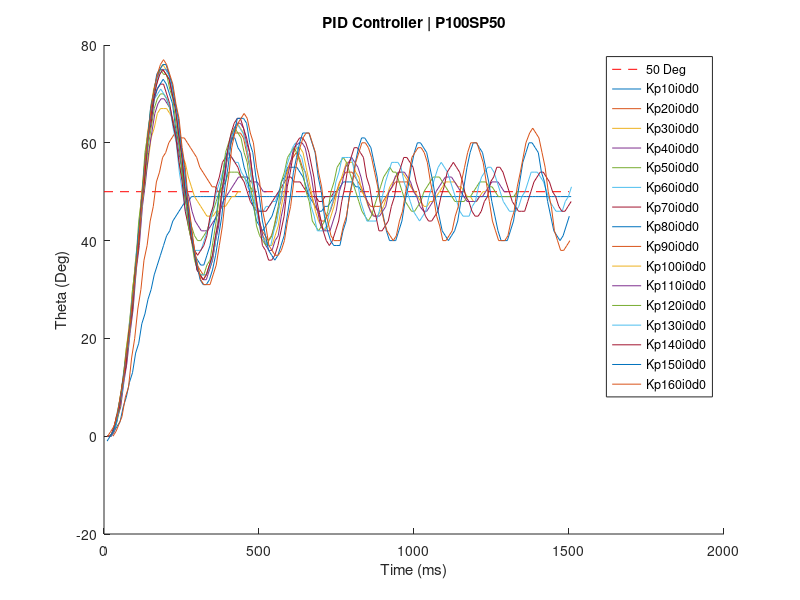

Write MATLAB code to recreate this figure.
figure(1);
hold on;
xlabel('Time (ms)');
ylabel('Theta (Deg)');
title('PID Controller | P100SP50');
plot([0 1500], [50 50], 'r--');
Kp10i0d0 = [12.0, 0; 22.0, 0; 32.0, 1; 42.0, 2; 52.0, 3; 62.0, 6; 72.0, 8; 82.0, 11; 92.0, 13; 102.0, 17; 112.0, 19; 122.0, 23; 132.0, 25; 142.0, 28; 152.0, 30; 162.0, 33; 172.0, 35; 182.0, 37; 192.0, 39; 202.0, 41; 212.0, 42; 222.0, 44; 232.0, 45; 242.0, 46; 252.0, 47; 262.0, 48; 272.0, 48; 282.0, 49; 292.0, 49; 302.0, 49; 312.0, 49; 322.0, 49; 332.0, 49; 342.0, 49; 352.0, 49; 362.0, 49; 372.0, 49; 382.0, 49; 392.0, 49; 402.0, 49; 412.0, 49; 422.0, 49; 432.0, 49; 442.0, 49; 452.0, 49; 462.0, 49; 472.0, 49; 482.0, 49; 492.0, 49; 502.0, 49; 513.0, 49; 523.0, 49; 533.0, 49; 543.0, 49; 553.0, 49; 563.0, 49; 573.0, 49; 583.0, 49; 593.0, 49; 603.0, 49; 613.0, 49; 623.0, 49; 633.0, 49; 643.0, 49; 653.0, 49; 663.0, 49; 673.0, 49; 683.0, 49; 693.0, 49; 703.0, 49; 713.0, 49; 723.0, 49; 733.0, 49; 743.0, 49; 753.0, 49; 763.0, 49; 773.0, 49; 783.0, 49; 793.0, 49; 803.0, 49; 813.0, 49; 823.0, 49; 833.0, 49; 843.0, 49; 853.0, 49; 863.0, 49; 873.0, 49; 883.0, 49; 893.0, 49; 903.0, 49; 913.0, 49; 923.0, 49; 933.0, 49; 943.0, 49; 953.0, 49; 963.0, 49; 973.0, 49; 983.0, 49; 993.0, 49; 1003.0, 49; 1013.0, 49; 1023.0, 49; 1033.0, 49; 1043.0, 49; 1053.0, 49; 1063.0, 49; 1073.0, 49; 1083.0, 49; 1093.0, 49; 1103.0, 49; 1113.0, 49; 1123.0, 49; 1133.0, 49; 1143.0, 49; 1153.0, 49; 1163.0, 49; 1173.0, 49; 1183.0, 49; 1193.0, 49; 1203.0, 49; 1213.0, 49; 1223.0, 49; 1233.0, 49; 1243.0, 49; 1253.0, 49; 1263.0, 49; 1273.0, 49; 1283.0, 49; 1293.0, 49; 1303.0, 49; 1313.0, 49; 1323.0, 49; 1333.0, 49; 1343.0, 49; 1353.0, 49; 1363.0, 49; 1373.0, 49; 1383.0, 49; 1393.0, 49; 1403.0, 49; 1413.0, 49; 1423.0, 49; 1433.0, 49; 1443.0, 49; 1453.0, 49; 1463.0, 49; 1473.0, 49; 1497.0, 49; 1507.0, 49; ];
plot(Kp10i0d0(:,1),Kp10i0d0(:,2))
% y = max(Kp10i0d0(:,2));
% x = Kp10i0d0(find(Kp10i0d0(:,2) == max(y), 1, 'first'));
% text(x, y, 'Kp10i0d0');
% pause;

Kp20i0d0 = [29.0, 0; 39.0, 1; 58.0, 4; 69.0, 8; 79.0, 10; 89.0, 16; 99.0, 20; 109.0, 26; 119.0, 30; 129.0, 36; 139.0, 39; 149.0, 44; 159.0, 47; 169.0, 52; 179.0, 54; 189.0, 57; 199.0, 58; 209.0, 60; 219.0, 61; 229.0, 62; 239.0, 62; 249.0, 61; 259.0, 61; 269.0, 60; 279.0, 59; 289.0, 58; 299.0, 57; 309.0, 55; 319.0, 54; 329.0, 53; 339.0, 52; 349.0, 51; 359.0, 51; 369.0, 50; 379.0, 50; ];
plot(Kp20i0d0(:,1),Kp20i0d0(:,2))
% y = max(Kp20i0d0(:,2));
% x = Kp20i0d0(find(Kp20i0d0(:,2) == max(y), 1, 'first'));
% text(x, y, 'Kp20i0d0');
% pause;

Kp30i0d0 = [10.0, 0; 20.0, 0; 30.0, 1; 40.0, 4; 50.0, 7; 62.0, 12; 72.0, 18; 82.0, 23; 92.0, 30; 102.0, 35; 112.0, 42; 122.0, 47; 132.0, 53; 142.0, 56; 152.0, 61; 162.0, 63; 172.0, 66; 182.0, 67; 192.0, 67; 202.0, 67; 212.0, 66; 222.0, 65; 232.0, 62; 242.0, 60; 252.0, 57; 262.0, 56; 272.0, 53; 282.0, 51; 292.0, 49; 302.0, 48; 312.0, 47; 322.0, 46; 332.0, 45; 342.0, 45; 352.0, 45; 362.0, 46; 372.0, 46; 382.0, 47; 392.0, 47; 402.0, 48; 412.0, 49; 422.0, 49; 432.0, 50; 442.0, 50; ];
plot(Kp30i0d0(:,1),Kp30i0d0(:,2))
% y = max(Kp30i0d0(:,2));
% x = Kp30i0d0(find(Kp30i0d0(:,2) == max(y), 1, 'first'));
% text(x, y, 'Kp30i0d0');
% pause;

Kp40i0d0 = [14.0, 0; 24.0, 0; 34.0, 1; 44.0, 4; 54.0, 6; 64.0, 11; 74.0, 15; 84.0, 21; 94.0, 26; 104.0, 34; 114.0, 39; 124.0, 47; 134.0, 52; 144.0, 58; 154.0, 62; 164.0, 66; 174.0, 68; 184.0, 69; 194.0, 69; 204.0, 68; 214.0, 67; 224.0, 64; 234.0, 61; 244.0, 57; 254.0, 54; 264.0, 51; 274.0, 49; 284.0, 46; 294.0, 44; 304.0, 43; 314.0, 42; 324.0, 42; 334.0, 42; 344.0, 43; 354.0, 44; 364.0, 45; 374.0, 46; 384.0, 48; 394.0, 49; 404.0, 50; 414.0, 51; 424.0, 52; 434.0, 53; 444.0, 53; 454.0, 53; 464.0, 53; 474.0, 52; 484.0, 52; 494.0, 52; 504.0, 51; 514.0, 50; 524.0, 50; ];
plot(Kp40i0d0(:,1),Kp40i0d0(:,2))
% y = max(Kp40i0d0(:,2));
% x = Kp40i0d0(find(Kp40i0d0(:,2) == max(y), 1, 'first'));
% text(x, y, 'Kp40i0d0');
% pause;

Kp50i0d0 = [12.0, 0; 22.0, 0; 32.0, 1; 42.0, 3; 52.0, 6; 62.0, 11; 72.0, 15; 82.0, 21; 92.0, 26; 102.0, 34; 112.0, 39; 122.0, 47; 132.0, 52; 142.0, 59; 152.0, 63; 162.0, 67; 172.0, 69; 182.0, 70; 192.0, 70; 202.0, 69; 212.0, 67; 222.0, 64; 232.0, 61; 242.0, 56; 252.0, 53; 262.0, 48; 272.0, 46; 282.0, 43; 292.0, 41; 302.0, 40; 312.0, 40; 322.0, 41; 332.0, 42; 342.0, 44; 352.0, 46; 362.0, 48; 372.0, 50; 382.0, 51; 392.0, 52; 402.0, 54; 412.0, 54; 422.0, 54; 432.0, 54; 442.0, 53; 452.0, 53; 462.0, 52; 472.0, 51; 482.0, 50; 492.0, 50; ];
plot(Kp50i0d0(:,1),Kp50i0d0(:,2))
% y = max(Kp50i0d0(:,2));
% x = Kp50i0d0(find(Kp50i0d0(:,2) == max(y), 1, 'first'));
% text(x, y, 'Kp50i0d0');
% pause;

Kp60i0d0 = [10.0, 0; 23.0, 0; 33.0, 2; 43.0, 5; 53.0, 8; 63.0, 13; 73.0, 17; 83.0, 24; 93.0, 29; 103.0, 37; 113.0, 42; 123.0, 50; 133.0, 55; 143.0, 62; 153.0, 65; 163.0, 69; 173.0, 70; 183.0, 71; 193.0, 70; 203.0, 69; 213.0, 67; 223.0, 63; 233.0, 60; 243.0, 54; 253.0, 50; 263.0, 46; 273.0, 43; 283.0, 40; 293.0, 38; 303.0, 38; 313.0, 38; 323.0, 40; 333.0, 42; 343.0, 44; 353.0, 47; 363.0, 50; 373.0, 52; 383.0, 54; 393.0, 56; 403.0, 57; 413.0, 57; 423.0, 56; 433.0, 56; 443.0, 54; 453.0, 53; 463.0, 51; 473.0, 50; 483.0, 48; 493.0, 47; 503.0, 46; 513.0, 46; 523.0, 47; 533.0, 47; 543.0, 48; 553.0, 48; 563.0, 50; 573.0, 50; ];
plot(Kp60i0d0(:,1),Kp60i0d0(:,2))
% y = max(Kp60i0d0(:,2));
% x = Kp60i0d0(find(Kp60i0d0(:,2) == max(y), 1, 'first'));
% text(x, y, 'Kp60i0d0');
% pause;

Kp70i0d0 = [12.0, 0; 22.0, 0; 32.0, 2; 42.0, 4; 52.0, 7; 62.0, 12; 72.0, 16; 82.0, 22; 92.0, 27; 102.0, 35; 112.0, 40; 122.0, 48; 132.0, 54; 142.0, 61; 152.0, 64; 162.0, 69; 172.0, 71; 182.0, 72; 192.0, 72; 202.0, 70; 212.0, 68; 222.0, 64; 232.0, 61; 242.0, 56; 252.0, 52; 262.0, 46; 272.0, 43; 282.0, 40; 292.0, 38; 302.0, 37; 312.0, 38; 322.0, 39; 332.0, 41; 342.0, 45; 352.0, 47; 362.0, 51; 372.0, 53; 382.0, 56; 392.0, 57; 402.0, 58; 412.0, 57; 422.0, 56; 432.0, 55; 442.0, 53; 452.0, 52; 462.0, 50; 472.0, 48; 482.0, 47; 492.0, 46; 503.0, 46; 513.0, 46; 523.0, 46; 533.0, 47; 543.0, 48; 553.0, 49; 563.0, 50; 573.0, 51; 583.0, 52; 593.0, 53; 603.0, 53; 613.0, 52; 623.0, 52; 633.0, 52; 643.0, 51; 653.0, 50; 663.0, 49; 673.0, 49; 683.0, 49; 693.0, 48; 703.0, 48; 713.0, 49; 723.0, 49; 733.0, 49; 743.0, 50; 753.0, 50; ];
plot(Kp70i0d0(:,1),Kp70i0d0(:,2))
% y = max(Kp70i0d0(:,2));
% x = Kp70i0d0(find(Kp70i0d0(:,2) == max(y), 1, 'first'));
% text(x, y, 'Kp70i0d0');
% pause;

Kp80i0d0 = [11.0, 0; 21.0, 0; 31.0, 1; 41.0, 3; 51.0, 7; 61.0, 11; 71.0, 16; 81.0, 21; 91.0, 28; 101.0, 33; 111.0, 41; 121.0, 47; 131.0, 55; 141.0, 60; 151.0, 65; 161.0, 69; 171.0, 71; 181.0, 72; 191.0, 73; 201.0, 72; 211.0, 70; 221.0, 68; 231.0, 63; 241.0, 60; 252.0, 54; 262.0, 49; 272.0, 44; 282.0, 41; 292.0, 37; 302.0, 36; 312.0, 35; 322.0, 35; 332.0, 37; 342.0, 39; 352.0, 43; 362.0, 45; 372.0, 50; 382.0, 53; 392.0, 57; 402.0, 59; 412.0, 61; 422.0, 61; 432.0, 59; 442.0, 58; 452.0, 55; 462.0, 53; 472.0, 49; 482.0, 47; 492.0, 44; 502.0, 43; 512.0, 42; 522.0, 43; 532.0, 44; 542.0, 45; 552.0, 47; 562.0, 49; 572.0, 52; 582.0, 53; 592.0, 55; 602.0, 55; 612.0, 55; 622.0, 55; 632.0, 54; 642.0, 53; 652.0, 51; 662.0, 49; 672.0, 48; 682.0, 47; 692.0, 46; 702.0, 46; 712.0, 47; 722.0, 47; 732.0, 48; 742.0, 49; 752.0, 50; 762.0, 51; 772.0, 52; 782.0, 52; 792.0, 52; 802.0, 52; 812.0, 51; 822.0, 51; 832.0, 50; 842.0, 50; ];
plot(Kp80i0d0(:,1),Kp80i0d0(:,2))
% y = max(Kp80i0d0(:,2));
% x = Kp80i0d0(find(Kp80i0d0(:,2) == max(y), 1, 'first'));
% text(x, y, 'Kp80i0d0');
% pause;

Kp90i0d0 = [10.0, 0; 20.0, 0; 30.0, 1; 40.0, 3; 50.0, 6; 60.0, 11; 70.0, 14; 80.0, 21; 90.0, 26; 100.0, 34; 110.0, 39; 120.0, 48; 130.0, 54; 140.0, 61; 150.0, 65; 160.0, 70; 170.0, 72; 180.0, 75; 190.0, 75; 200.0, 74; 210.0, 73; 220.0, 70; 230.0, 68; 240.0, 63; 250.0, 59; 260.0, 52; 270.0, 48; 280.0, 42; 290.0, 39; 300.0, 35; 310.0, 34; 320.0, 33; 330.0, 33; 340.0, 35; 350.0, 37; 360.0, 41; 370.0, 45; 380.0, 50; 390.0, 54; 400.0, 58; 410.0, 60; 420.0, 62; 430.0, 62; 440.0, 62; 450.0, 61; 460.0, 58; 470.0, 55; 480.0, 51; 490.0, 48; 500.0, 44; 510.0, 42; 520.0, 41; 530.0, 40; 540.0, 41; 550.0, 43; 560.0, 46; 570.0, 48; 580.0, 52; 590.0, 54; 600.0, 56; 610.0, 57; 620.0, 58; 630.0, 57; 640.0, 55; 650.0, 54; 660.0, 51; 670.0, 49; 680.0, 47; 690.0, 46; 700.0, 44; 710.0, 44; 720.0, 45; 730.0, 46; 740.0, 48; 750.0, 50; 760.0, 52; 770.0, 53; 780.0, 54; 790.0, 54; 800.0, 54; 810.0, 53; 820.0, 52; 830.0, 51; 840.0, 49; 850.0, 48; 860.0, 47; 870.0, 47; 880.0, 47; 890.0, 47; 900.0, 48; 910.0, 49; 920.0, 50; 930.0, 51; 940.0, 52; 950.0, 52; 960.0, 52; 970.0, 52; 980.0, 52; 990.0, 51; 1000.0, 50; 1010.0, 50; ];
plot(Kp90i0d0(:,1),Kp90i0d0(:,2))
% y = max(Kp90i0d0(:,2));
% x = Kp90i0d0(find(Kp90i0d0(:,2) == max(y), 1, 'first'));
% text(x, y, 'Kp90i0d0');
% pause;

Kp100i0d0 = [10.0, 0; 20.0, 0; 30.0, 1; 40.0, 4; 50.0, 6; 60.0, 11; 70.0, 15; 80.0, 22; 90.0, 27; 100.0, 35; 110.0, 40; 120.0, 49; 130.0, 55; 140.0, 62; 150.0, 66; 160.0, 71; 170.0, 73; 180.0, 75; 190.0, 76; 200.0, 75; 210.0, 74; 220.0, 71; 230.0, 68; 240.0, 63; 250.0, 59; 260.0, 52; 270.0, 48; 280.0, 42; 290.0, 38; 300.0, 35; 310.0, 33; 320.0, 32; 330.0, 33; 340.0, 34; 350.0, 36; 360.0, 40; 370.0, 44; 380.0, 50; 390.0, 54; 400.0, 58; 410.0, 61; 420.0, 63; 430.0, 64; 440.0, 63; 450.0, 62; 460.0, 59; 470.0, 56; 480.0, 51; 490.0, 48; 502.0, 44; 512.0, 41; 522.0, 40; 532.0, 39; 542.0, 39; 552.0, 41; 562.0, 43; 572.0, 47; 582.0, 50; 592.0, 54; 602.0, 56; 612.0, 58; 622.0, 59; 632.0, 59; 642.0, 58; 652.0, 55; 662.0, 52; 672.0, 49; 682.0, 46; 692.0, 44; 702.0, 43; 712.0, 42; 722.0, 43; 732.0, 45; 742.0, 47; 752.0, 50; 762.0, 52; 772.0, 54; 782.0, 56; 792.0, 56; 802.0, 56; 812.0, 54; 822.0, 53; 832.0, 50; 842.0, 49; 852.0, 47; 862.0, 46; 872.0, 45; 882.0, 45; 892.0, 46; 902.0, 47; 912.0, 49; 922.0, 51; 932.0, 52; 942.0, 53; 952.0, 54; 962.0, 54; 972.0, 53; 982.0, 52; 992.0, 51; 1002.0, 50; 1012.0, 49; 1022.0, 48; 1032.0, 47; 1042.0, 47; 1052.0, 48; 1062.0, 48; 1072.0, 49; 1082.0, 50; 1092.0, 51; 1102.0, 52; 1112.0, 52; 1122.0, 52; 1132.0, 52; 1142.0, 51; 1152.0, 51; 1162.0, 50; 1172.0, 49; 1182.0, 49; 1192.0, 48; 1202.0, 48; 1212.0, 49; 1222.0, 50; 1232.0, 50; ];
plot(Kp100i0d0(:,1),Kp100i0d0(:,2))
% y = max(Kp100i0d0(:,2));
% x = Kp100i0d0(find(Kp100i0d0(:,2) == max(y), 1, 'first'));
% text(x, y, 'Kp100i0d0');
% pause;

Kp110i0d0 = [10.0, 0; 20.0, 0; 30.0, 1; 40.0, 3; 50.0, 6; 60.0, 11; 70.0, 14; 80.0, 21; 90.0, 26; 100.0, 34; 110.0, 39; 120.0, 48; 130.0, 54; 140.0, 61; 150.0, 66; 160.0, 70; 170.0, 73; 180.0, 75; 190.0, 75; 200.0, 75; 210.0, 74; 220.0, 70; 230.0, 68; 240.0, 62; 250.0, 58; 260.0, 52; 270.0, 47; 280.0, 41; 290.0, 38; 300.0, 34; 310.0, 33; 320.0, 32; 330.0, 32; 340.0, 34; 350.0, 36; 360.0, 40; 370.0, 43; 380.0, 49; 390.0, 53; 400.0, 58; 410.0, 61; 420.0, 63; 430.0, 64; 440.0, 64; 450.0, 63; 460.0, 60; 470.0, 58; 480.0, 53; 490.0, 49; 502.0, 44; 512.0, 41; 522.0, 39; 532.0, 38; 542.0, 38; 552.0, 40; 562.0, 41; 572.0, 45; 582.0, 48; 592.0, 53; 602.0, 56; 612.0, 59; 629.0, 60; 639.0, 60; 649.0, 59; 659.0, 56; 669.0, 53; 679.0, 49; 689.0, 46; 699.0, 43; 709.0, 42; 719.0, 42; 729.0, 42; 739.0, 44; 749.0, 46; 759.0, 50; 769.0, 52; 779.0, 55; 789.0, 56; 799.0, 57; 809.0, 56; 819.0, 55; 829.0, 53; 839.0, 50; 849.0, 48; 859.0, 46; 869.0, 45; 879.0, 45; 889.0, 45; 899.0, 46; 909.0, 47; 919.0, 50; 929.0, 51; 939.0, 53; 949.0, 54; 959.0, 54; 969.0, 54; 979.0, 53; 989.0, 52; 999.0, 50; 1009.0, 49; 1019.0, 47; 1031.0, 46; 1041.0, 46; 1051.0, 47; 1061.0, 48; 1071.0, 50; 1081.0, 51; 1091.0, 52; 1101.0, 53; 1111.0, 53; 1121.0, 53; 1131.0, 52; 1141.0, 51; 1151.0, 50; 1161.0, 49; 1171.0, 48; 1181.0, 48; 1191.0, 48; 1201.0, 48; 1211.0, 49; 1221.0, 49; 1231.0, 50; 1241.0, 51; 1251.0, 52; 1261.0, 52; 1271.0, 52; 1281.0, 51; 1291.0, 50; 1301.0, 50; ];
plot(Kp110i0d0(:,1),Kp110i0d0(:,2))
% y = max(Kp110i0d0(:,2));
% x = Kp110i0d0(find(Kp110i0d0(:,2) == max(y), 1, 'first'));
% text(x, y, 'Kp110i0d0');
% pause;

Kp120i0d0 = [10.0, 0; 20.0, 0; 30.0, 1; 42.0, 4; 52.0, 8; 62.0, 12; 72.0, 18; 82.0, 22; 92.0, 30; 102.0, 35; 112.0, 44; 122.0, 49; 132.0, 58; 142.0, 62; 152.0, 68; 162.0, 71; 172.0, 74; 182.0, 75; 192.0, 74; 202.0, 74; 212.0, 71; 222.0, 69; 232.0, 64; 242.0, 60; 252.0, 54; 262.0, 50; 272.0, 43; 282.0, 40; 292.0, 36; 302.0, 34; 312.0, 33; 322.0, 33; 332.0, 35; 342.0, 36; 352.0, 40; 362.0, 44; 372.0, 49; 382.0, 53; 392.0, 58; 402.0, 60; 412.0, 62; 422.0, 63; 432.0, 62; 442.0, 61; 452.0, 58; 462.0, 56; 472.0, 51; 482.0, 48; 492.0, 43; 502.0, 41; 512.0, 40; 522.0, 39; 532.0, 40; 542.0, 41; 552.0, 44; 562.0, 47; 572.0, 52; 582.0, 54; 592.0, 57; 602.0, 58; 612.0, 59; 622.0, 58; 632.0, 56; 642.0, 54; 652.0, 50; 662.0, 48; 672.0, 44; 682.0, 43; 692.0, 42; 702.0, 43; 712.0, 44; 722.0, 46; 732.0, 50; 742.0, 52; 752.0, 55; 762.0, 56; 772.0, 57; 782.0, 56; 792.0, 54; 802.0, 52; 812.0, 50; 822.0, 48; 832.0, 46; 842.0, 45; 852.0, 44; 862.0, 45; 872.0, 47; 882.0, 49; 892.0, 51; 902.0, 53; 912.0, 54; 922.0, 55; 932.0, 54; 942.0, 54; 952.0, 52; 962.0, 50; 972.0, 48; 982.0, 47; 992.0, 46; 1002.0, 46; 1012.0, 47; 1022.0, 48; 1032.0, 50; 1042.0, 51; 1052.0, 52; 1062.0, 53; 1072.0, 53; 1082.0, 53; 1092.0, 52; 1102.0, 51; 1112.0, 50; 1122.0, 49; 1132.0, 48; 1142.0, 48; 1152.0, 48; 1162.0, 48; 1172.0, 49; 1182.0, 49; 1192.0, 50; 1202.0, 51; 1212.0, 52; 1222.0, 52; 1232.0, 52; 1242.0, 51; 1252.0, 51; 1262.0, 50; 1272.0, 49; 1282.0, 49; 1292.0, 49; 1302.0, 49; 1312.0, 49; 1322.0, 49; 1332.0, 50; 1342.0, 50; ];
plot(Kp120i0d0(:,1),Kp120i0d0(:,2))
% y = max(Kp120i0d0(:,2));
% x = Kp120i0d0(find(Kp120i0d0(:,2) == max(y), 1, 'first'));
% text(x, y, 'Kp120i0d0');
% pause;

Kp130i0d0 = [11.0, 0; 21.0, 0; 31.0, 1; 41.0, 3; 51.0, 7; 61.0, 10; 71.0, 16; 81.0, 20; 91.0, 28; 101.0, 32; 111.0, 41; 121.0, 46; 131.0, 55; 141.0, 60; 151.0, 66; 161.0, 70; 171.0, 73; 188.0, 75; 198.0, 75; 208.0, 74; 218.0, 72; 228.0, 68; 238.0, 65; 248.0, 60; 258.0, 55; 268.0, 48; 278.0, 44; 288.0, 39; 298.0, 36; 308.0, 33; 318.0, 33; 328.0, 33; 338.0, 34; 348.0, 36; 358.0, 39; 368.0, 44; 378.0, 48; 388.0, 54; 398.0, 57; 408.0, 61; 418.0, 62; 428.0, 64; 438.0, 63; 448.0, 62; 458.0, 60; 468.0, 56; 478.0, 52; 488.0, 47; 498.0, 44; 508.0, 41; 518.0, 40; 528.0, 39; 538.0, 39; 548.0, 42; 558.0, 44; 568.0, 48; 578.0, 51; 588.0, 55; 598.0, 57; 608.0, 59; 618.0, 60; 628.0, 58; 638.0, 57; 648.0, 54; 658.0, 51; 668.0, 47; 678.0, 45; 688.0, 42; 698.0, 42; 708.0, 42; 718.0, 43; 728.0, 46; 738.0, 48; 748.0, 52; 758.0, 54; 768.0, 57; 778.0, 57; 788.0, 57; 798.0, 57; 808.0, 54; 818.0, 52; 828.0, 48; 838.0, 46; 848.0, 44; 858.0, 44; 868.0, 44; 878.0, 44; 888.0, 46; 898.0, 49; 908.0, 52; 918.0, 54; 928.0, 56; 938.0, 56; 948.0, 56; 958.0, 55; 968.0, 52; 978.0, 50; 988.0, 48; 998.0, 46; 1008.0, 45; 1018.0, 44; 1028.0, 45; 1038.0, 46; 1048.0, 49; 1058.0, 51; 1068.0, 53; 1078.0, 55; 1088.0, 56; 1098.0, 55; 1108.0, 54; 1118.0, 52; 1128.0, 50; 1138.0, 48; 1148.0, 46; 1158.0, 45; 1168.0, 45; 1178.0, 45; 1188.0, 47; 1198.0, 48; 1208.0, 51; 1218.0, 53; 1228.0, 54; 1238.0, 55; 1248.0, 55; 1258.0, 54; 1268.0, 52; 1278.0, 50; 1288.0, 48; 1298.0, 47; 1308.0, 46; 1318.0, 46; 1328.0, 46; 1338.0, 47; 1348.0, 49; 1358.0, 50; 1368.0, 52; 1378.0, 54; 1388.0, 54; 1398.0, 54; 1408.0, 53; 1418.0, 52; 1428.0, 50; 1438.0, 48; 1448.0, 47; 1458.0, 46; 1468.0, 46; 1478.0, 46; 1488.0, 48; 1498.0, 49; 1508.0, 51; ];
plot(Kp130i0d0(:,1),Kp130i0d0(:,2))
% y = max(Kp130i0d0(:,2));
% x = Kp130i0d0(find(Kp130i0d0(:,2) == max(y), 1, 'first'));
% text(x, y, 'Kp130i0d0');
% pause;

Kp140i0d0 = [10.0, 0; 20.0, 0; 30.0, 1; 40.0, 4; 50.0, 6; 60.0, 11; 70.0, 14; 80.0, 21; 90.0, 25; 100.0, 33; 110.0, 38; 120.0, 47; 130.0, 52; 140.0, 60; 150.0, 65; 160.0, 69; 170.0, 72; 180.0, 74; 190.0, 75; 200.0, 74; 210.0, 73; 220.0, 70; 230.0, 67; 240.0, 62; 250.0, 58; 260.0, 51; 270.0, 47; 280.0, 41; 290.0, 38; 300.0, 34; 310.0, 33; 320.0, 32; 330.0, 33; 340.0, 35; 350.0, 37; 360.0, 41; 370.0, 44; 380.0, 50; 390.0, 54; 400.0, 59; 410.0, 62; 420.0, 64; 430.0, 65; 440.0, 65; 450.0, 63; 460.0, 61; 470.0, 58; 480.0, 53; 490.0, 49; 501.0, 44; 511.0, 39; 521.0, 38; 531.0, 36; 541.0, 36; 551.0, 37; 561.0, 39; 571.0, 42; 581.0, 45; 591.0, 51; 601.0, 54; 611.0, 58; 621.0, 60; 631.0, 61; 641.0, 61; 651.0, 60; 661.0, 58; 677.0, 53; 687.0, 48; 697.0, 45; 707.0, 42; 717.0, 40; 727.0, 39; 737.0, 40; 747.0, 42; 757.0, 44; 767.0, 48; 777.0, 51; 787.0, 55; 797.0, 57; 807.0, 59; 817.0, 59; 827.0, 58; 837.0, 57; 847.0, 53; 857.0, 51; 867.0, 47; 877.0, 45; 887.0, 42; 897.0, 42; 907.0, 43; 917.0, 44; 927.0, 47; 937.0, 49; 947.0, 53; 957.0, 55; 967.0, 57; 977.0, 57; 987.0, 56; 997.0, 55; 1007.0, 52; 1017.0, 50; 1027.0, 47; 1037.0, 45; 1047.0, 44; 1057.0, 44; 1067.0, 45; 1077.0, 46; 1087.0, 49; 1097.0, 51; 1107.0, 54; 1117.0, 55; 1127.0, 56; 1137.0, 55; 1147.0, 54; 1157.0, 52; 1167.0, 49; 1177.0, 48; 1187.0, 46; 1197.0, 45; 1207.0, 45; 1217.0, 46; 1227.0, 48; 1237.0, 49; 1247.0, 52; 1257.0, 53; 1267.0, 55; 1277.0, 55; 1287.0, 54; 1297.0, 52; 1307.0, 50; 1317.0, 48; 1327.0, 47; 1337.0, 46; 1347.0, 46; 1357.0, 46; 1367.0, 48; 1377.0, 50; 1387.0, 52; 1397.0, 53; 1407.0, 54; 1417.0, 54; 1427.0, 53; 1437.0, 52; 1447.0, 50; 1457.0, 49; 1467.0, 47; 1477.0, 46; 1487.0, 46; 1497.0, 47; 1507.0, 48; ];
plot(Kp140i0d0(:,1),Kp140i0d0(:,2))
% y = max(Kp140i0d0(:,2));
% x = Kp140i0d0(find(Kp140i0d0(:,2) == max(y), 1, 'first'));
% text(x, y, 'Kp140i0d0');
% pause;

Kp150i0d0 = [10.0, -1; 20.0, 0; 30.0, 1; 40.0, 3; 50.0, 7; 60.0, 10; 70.0, 16; 80.0, 20; 90.0, 27; 100.0, 32; 110.0, 41; 120.0, 46; 130.0, 55; 140.0, 60; 150.0, 67; 160.0, 70; 170.0, 74; 180.0, 75; 190.0, 76; 200.0, 76; 210.0, 74; 220.0, 72; 230.0, 68; 240.0, 65; 250.0, 59; 260.0, 55; 270.0, 48; 280.0, 43; 290.0, 38; 300.0, 35; 310.0, 32; 320.0, 31; 330.0, 31; 340.0, 32; 350.0, 34; 360.0, 37; 370.0, 41; 380.0, 45; 390.0, 51; 400.0, 55; 410.0, 60; 420.0, 62; 430.0, 65; 440.0, 65; 450.0, 65; 460.0, 64; 470.0, 60; 480.0, 58; 490.0, 53; 501.0, 49; 511.0, 44; 521.0, 41; 531.0, 38; 541.0, 37; 551.0, 36; 561.0, 37; 571.0, 39; 581.0, 41; 591.0, 45; 601.0, 49; 611.0, 54; 621.0, 57; 631.0, 60; 641.0, 62; 651.0, 62; 661.0, 62; 671.0, 60; 681.0, 58; 691.0, 53; 701.0, 50; 711.0, 45; 721.0, 42; 731.0, 40; 741.0, 39; 751.0, 39; 761.0, 39; 771.0, 42; 781.0, 44; 791.0, 49; 801.0, 52; 811.0, 56; 821.0, 59; 831.0, 61; 841.0, 61; 851.0, 60; 861.0, 59; 871.0, 56; 881.0, 53; 891.0, 48; 901.0, 45; 911.0, 42; 921.0, 40; 931.0, 40; 941.0, 40; 951.0, 42; 961.0, 44; 971.0, 48; 981.0, 51; 991.0, 55; 1001.0, 58; 1011.0, 60; 1021.0, 60; 1031.0, 59; 1041.0, 58; 1051.0, 55; 1061.0, 52; 1071.0, 48; 1081.0, 45; 1091.0, 42; 1101.0, 41; 1111.0, 40; 1121.0, 41; 1131.0, 42; 1141.0, 44; 1151.0, 48; 1161.0, 51; 1171.0, 55; 1181.0, 58; 1191.0, 60; 1201.0, 60; 1211.0, 59; 1221.0, 58; 1231.0, 55; 1241.0, 52; 1251.0, 48; 1261.0, 45; 1271.0, 42; 1281.0, 40; 1291.0, 40; 1301.0, 40; 1311.0, 42; 1321.0, 44; 1331.0, 48; 1341.0, 52; 1351.0, 56; 1361.0, 58; 1371.0, 60; 1381.0, 60; 1391.0, 59; 1401.0, 58; 1411.0, 54; 1421.0, 52; 1431.0, 48; 1441.0, 45; 1451.0, 42; 1461.0, 41; 1471.0, 40; 1481.0, 41; 1491.0, 43; 1501.0, 45; ];
plot(Kp150i0d0(:,1),Kp150i0d0(:,2))
% y = max(Kp150i0d0(:,2));
% x = Kp150i0d0(find(Kp150i0d0(:,2) == max(y), 1, 'first'));
% text(x, y, 'Kp150i0d0');
% pause;

Kp160i0d0 = [12.0, 0; 22.0, 1; 32.0, 2; 42.0, 4; 52.0, 8; 62.0, 11; 72.0, 17; 82.0, 21; 92.0, 28; 102.0, 33; 112.0, 41; 122.0, 47; 132.0, 56; 142.0, 61; 152.0, 67; 162.0, 71; 172.0, 74; 182.0, 76; 192.0, 77; 202.0, 76; 212.0, 74; 222.0, 72; 232.0, 68; 242.0, 65; 252.0, 59; 262.0, 55; 272.0, 48; 282.0, 43; 292.0, 38; 302.0, 35; 312.0, 32; 322.0, 31; 332.0, 31; 342.0, 31; 352.0, 33; 362.0, 35; 372.0, 39; 382.0, 43; 392.0, 49; 402.0, 53; 412.0, 59; 422.0, 62; 432.0, 64; 442.0, 65; 452.0, 66; 462.0, 65; 472.0, 62; 482.0, 60; 492.0, 55; 502.0, 52; 512.0, 46; 522.0, 43; 532.0, 39; 542.0, 38; 552.0, 37; 562.0, 37; 572.0, 38; 582.0, 40; 592.0, 44; 602.0, 47; 612.0, 52; 622.0, 56; 632.0, 59; 642.0, 61; 652.0, 62; 662.0, 62; 672.0, 60; 682.0, 58; 692.0, 54; 702.0, 51; 712.0, 46; 722.0, 44; 732.0, 41; 742.0, 40; 752.0, 40; 762.0, 40; 772.0, 43; 782.0, 45; 792.0, 49; 802.0, 52; 812.0, 56; 822.0, 58; 832.0, 60; 843.0, 60; 853.0, 59; 863.0, 57; 873.0, 54; 883.0, 51; 893.0, 47; 903.0, 44; 913.0, 42; 923.0, 41; 933.0, 40; 943.0, 41; 953.0, 44; 963.0, 46; 973.0, 50; 983.0, 53; 993.0, 57; 1003.0, 58; 1013.0, 59; 1023.0, 59; 1033.0, 58; 1043.0, 56; 1053.0, 52; 1063.0, 49; 1073.0, 45; 1083.0, 43; 1093.0, 40; 1103.0, 40; 1113.0, 41; 1123.0, 42; 1133.0, 45; 1143.0, 47; 1153.0, 52; 1163.0, 55; 1173.0, 58; 1183.0, 60; 1193.0, 60; 1203.0, 60; 1213.0, 58; 1223.0, 56; 1233.0, 52; 1243.0, 48; 1253.0, 44; 1263.0, 42; 1273.0, 40; 1283.0, 40; 1293.0, 40; 1303.0, 41; 1313.0, 44; 1323.0, 46; 1333.0, 51; 1343.0, 54; 1361.0, 60; 1373.0, 62; 1383.0, 63; 1393.0, 62; 1403.0, 61; 1413.0, 58; 1423.0, 55; 1433.0, 50; 1443.0, 47; 1453.0, 42; 1463.0, 40; 1473.0, 38; 1483.0, 38; 1493.0, 39; 1503.0, 40; ];
plot(Kp160i0d0(:,1),Kp160i0d0(:,2))
% y = max(Kp160i0d0(:,2));
% x = Kp160i0d0(find(Kp160i0d0(:,2) == max(y), 1, 'first'));
% text(x, y, 'Kp160i0d0');
% pause;

caseList = {'Kp10i0d0', 'Kp20i0d0', 'Kp30i0d0', 'Kp40i0d0', 'Kp50i0d0', 'Kp60i0d0', 'Kp70i0d0', 'Kp80i0d0', 'Kp90i0d0', 'Kp100i0d0', 'Kp110i0d0', 'Kp120i0d0', 'Kp130i0d0', 'Kp140i0d0', 'Kp150i0d0', 'Kp160i0d0'};
legend('50 Deg', caseList{1,:});

t = {Kp10i0d0, Kp20i0d0, Kp30i0d0, Kp40i0d0, Kp50i0d0, Kp60i0d0, Kp70i0d0, Kp80i0d0, Kp90i0d0, Kp100i0d0, Kp110i0d0, Kp120i0d0, Kp130i0d0, Kp140i0d0, Kp150i0d0, Kp160i0d0};